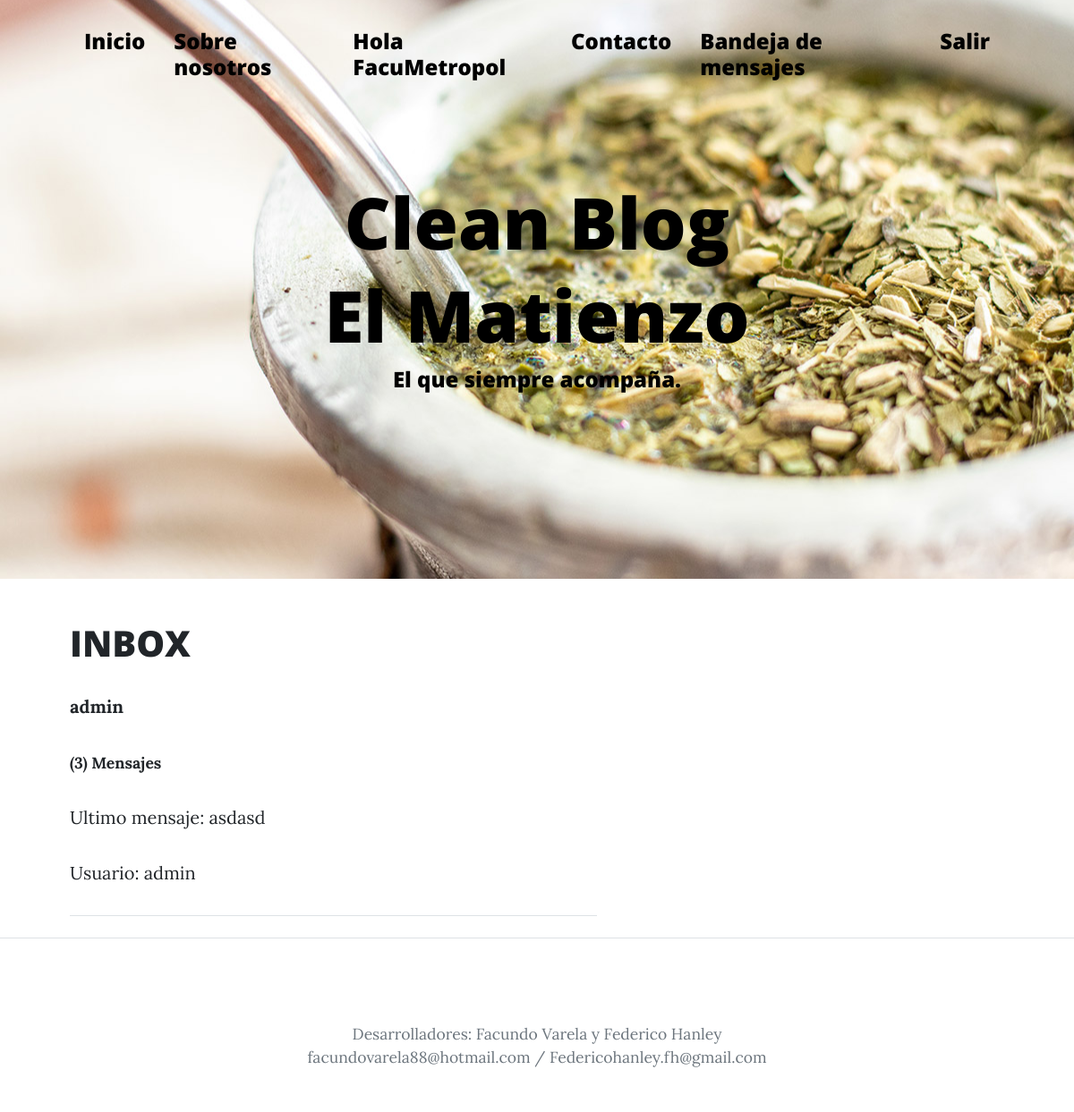
The app's page /Inbox (signed in), older data.
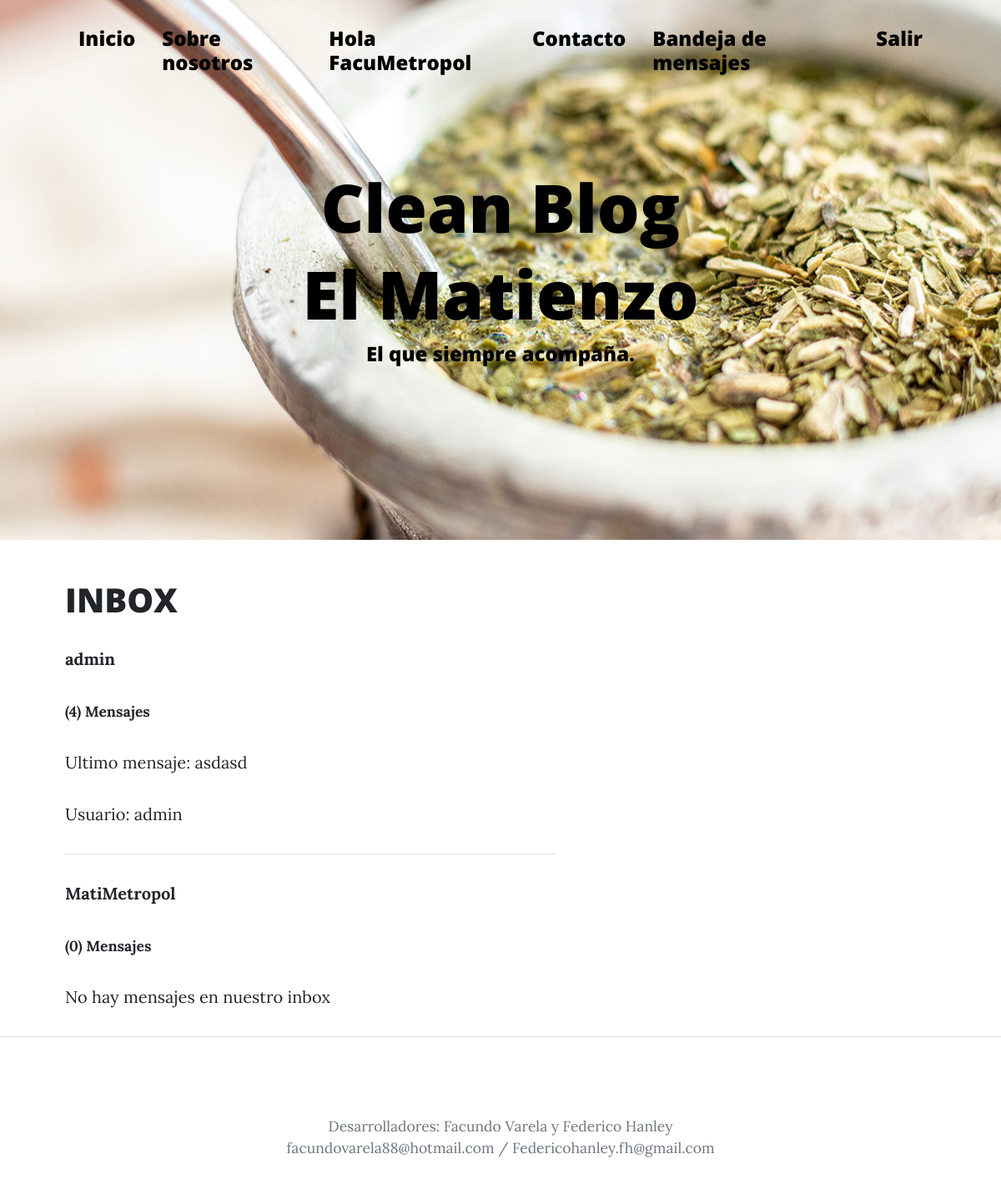
The same page, newer data.
### DM/models.py (models this page shows)
class ModelBase(models.Model):
    id = models.UUIDField(default=uuid.uuid4, primary_key=True, db_index=True, editable=False)
    tiempo = models.DateTimeField(auto_now_add=True)
    actualizar = models.DateTimeField(auto_now=True)
    class Meta:
        abstract = True

class CanalUsuario(ModelBase):
    canal = models.ForeignKey('Canal', null=True, on_delete=models.SET_NULL)
    usuario = models.ForeignKey(User, on_delete=models.CASCADE)

class Canal(ModelBase):
    usuarios = models.ManyToManyField(User, blank=True, through=CanalUsuario)
    objects = CanalManager()

class CanalMensaje(ModelBase):
    canal = models.ForeignKey('Canal', on_delete=models.CASCADE)
    usuario = models.ForeignKey(User, on_delete=models.CASCADE)
    texto = models.TextField()

### DM/views.py (the view)
# urls.py: path('Inbox', Inbox.as_view(), name='Inbox'),
class Inbox(View):
    def get(self, request):
        inbox = Canal.objects.filter(canalusuario__usuario__in=[request.user.id])
        context = {'inbox':inbox}
        return render(request, 'AppPrueba/inbox.html', context)

### DM/models.py (called while the page is built)
    def get_queryset(self, *args, **kwargs):
        return CanalQuerySet(self.model, using=self._db)

### AppPrueba/templates/AppPrueba/inbox.html (shortened to what this page needs)
{% extends 'AppPrueba/index-inbox.html' %}
{% load static %}
{% block titulo %}
<h1 style="color:black">El Matienzo</h1>
{% endblock %}

### AppPrueba/templates/AppPrueba/index-inbox.html (shortened to what this page needs)
<!DOCTYPE html>
<html lang="en">
    <head>
        {% load static %}
        <link href='{% static "AppPrueba/css/styles.css" %}' rel="stylesheet" />
    </head>
    <body>
        <nav class="navbar navbar-expand-lg navbar-light" id="mainNav">
            <div class="container px-4 px-lg-5">
                <div class="collapse navbar-collapse" id="navbarResponsive">
                    <ul class="navbar-nav ms-auto py-4 py-lg-0">
                        <li class="nav-item"><h4><a style="color:black" class="nav-link px-lg-3 py-3 py-lg-4" href="{% url 'inicio' %}">Inicio</a></h4></li>
                        <li class="nav-item"><h4><a style="color:black" class="nav-link px-lg-3 py-3 py-lg-4" href="{% url 'about' %}">Sobre nosotros</a></h4></li>
                        {% if user.is_authenticated %}
                        <li class="nav-item"><h4><a style="color:black" class="nav-link px-lg-3 py-3 py-lg-4">Hola {{ user.username }}</a></h4></li>
                        <li class="nav-item"><h4><a style="color:black" class="nav-link px-lg-3 py-3 py-lg-4" href="{% url 'leerUsuarios' %}">Contacto</a></h4></li>
                        <li class="nav-item"><h4><a style="color:black" class="nav-link px-lg-3 py-3 py-lg-4" href="{% url 'Inbox' %}">Bandeja de mensajes</a></h4></li>
                        <li class="nav-item"><h4><a style="color:black" class="nav-link px-lg-3 py-3 py-lg-4" href="{% url 'logout' %}">Salir</a></h4></li>
                        {% else %}
                        <li class="nav-item"><h4><a style="color:black" class="nav-link px-lg-3 py-3 py-lg-4" href="{% url 'login' %}">Entrar</a></h4></li>
                        <li class="nav-item"><h4><a style="color:black" class="nav-link px-lg-3 py-3 py-lg-4" href="{% url 'register' %}">Registrarse</a></h4></li>
                        {% endif %}
                    </ul>
                </div>
            </div>
        </nav>
        <header class="masthead" style="background-image: url('{% static 'AppPrueba/assets/img/Matienzo.jpg' %}')">
            <div class="container position-relative px-4 px-lg-5">
                <div class="row gx-4 gx-lg-5 justify-content-center">
                    <div class="col-md-10 col-lg-8 col-xl-7">
                        <div class="site-heading">
                            <h1 style="color:black">Clean Blog</h1>
                            {% block titulo %}
                            {% endblock %}
                            <span style="color:black" class="subheading"><h4>El que siempre acompaña.</h4></span>
                        </div>
                    </div>
                </div>
            </div>
        </header>
        <div class="container px-4 px-lg-5">
            <div class="row gx-4 gx-lg-5 justify-content-flex-start">
                <div class="col-md-10 col-lg-8 col-xl-7">
                        {% if user.is_authenticated %}
                            <h1>INBOX</h1>
                            {% for inbox in inbox %}
                            <div class="div_inbox">
                                {% for second_user in inbox.canalusuario_set.all %}
                                    {% if second_user.usuario == request.user %}
                                    {% else %}
                                    <a href='{% url "DetailMs" second_user.usuario.username %}'>
                                        <p>
                                            <strong>{{second_user.usuario}}</strong>
                                        </p>
                                        <small>
                                            <strong>({{inbox.canalmensaje_set.count}}) Mensajes</strong>
                                        </small>
                                    </a>
                                    {% endif %}
                                {% endfor %}
                                {% if inbox.canalmensaje_set.count != 0 %}
                                    <div class="div_ms_inbox">
                                        {% with ultimo_mensaje=inbox.canalmensaje_set.last %}
                                            <p>
                                                Ultimo mensaje: {{ultimo_mensaje.texto}}
                                            </p>
                                            <p>
                                                Usuario: {{ultimo_mensaje.usuario}}
                                            </p>
                                            <hr class="my-4" />
                                        {% endwith %}
                                    </div>
                                {% else %}
                                        <p>
                                            No hay mensajes en nuestro inbox
                                        </p>
                                {% endif %}
                            </div>
                            {% empty %}
                            <h2>
                                Inbox vacio
                            </h2>
                            {% endfor %}
                        {% else %}
                        <strong>Ingresar para visualizar contenido </strong>
                        {% endif %}
                    </div>
                </div>
            </div>
        <footer class="border-top">
            <div class="container px-4 px-lg-5">
                <div class="row gx-4 gx-lg-5 justify-content-center">
                    <div class="col-md-10 col-lg-8 col-xl-7">
                        <ul class="list-inline text-center">
                        </ul>
                        <div class="small text-center text-muted">Desarrolladores: Facundo Varela y Federico Hanley</div>
                                    <div class="small text-center text-muted">facundovarela88@hotmail.com  /  Federicohanley.fh@gmail.com </div>
                    </div>
                </div>
            </div>
        </footer>
    </body>
</html>

Row changes from the older to the newer data that the page shows:
computed for Canal "asdasd": canalmensaje_set.count "3" → "4"
added Canal: canalmensaje_set.count "0", shows "No hay mensajes en nuestro inbox"
added CanalUsuario: usuario "MatiMetropol"
